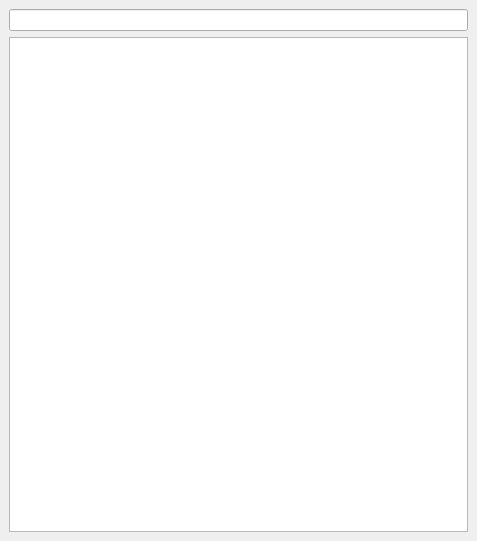
<?xml version="1.0" encoding="UTF-8"?>
<ui version="4.0">
 <class>QgsBoxLightColorSchemeDockWidgetBase</class>
 <widget class="QDockWidget" name="QgsBoxLightColorSchemeDockWidgetBase">
  <property name="geometry">
   <rect>
    <x>0</x>
    <y>0</y>
    <width>477</width>
    <height>541</height>
   </rect>
  </property>
  <property name="windowTitle">
   <string>QGIS Light ColorScheme</string>
  </property>
  <widget class="QWidget" name="dockWidgetContents">
   <layout class="QGridLayout" name="gridLayout">
    <item row="1" column="0">
     <widget class="QTreeView" name="treeView"/>
    </item>
    <item row="0" column="0">
     <widget class="QLineEdit" name="lineEdit"/>
    </item>
   </layout>
  </widget>
 </widget>
 <resources/>
 <connections/>
</ui>
